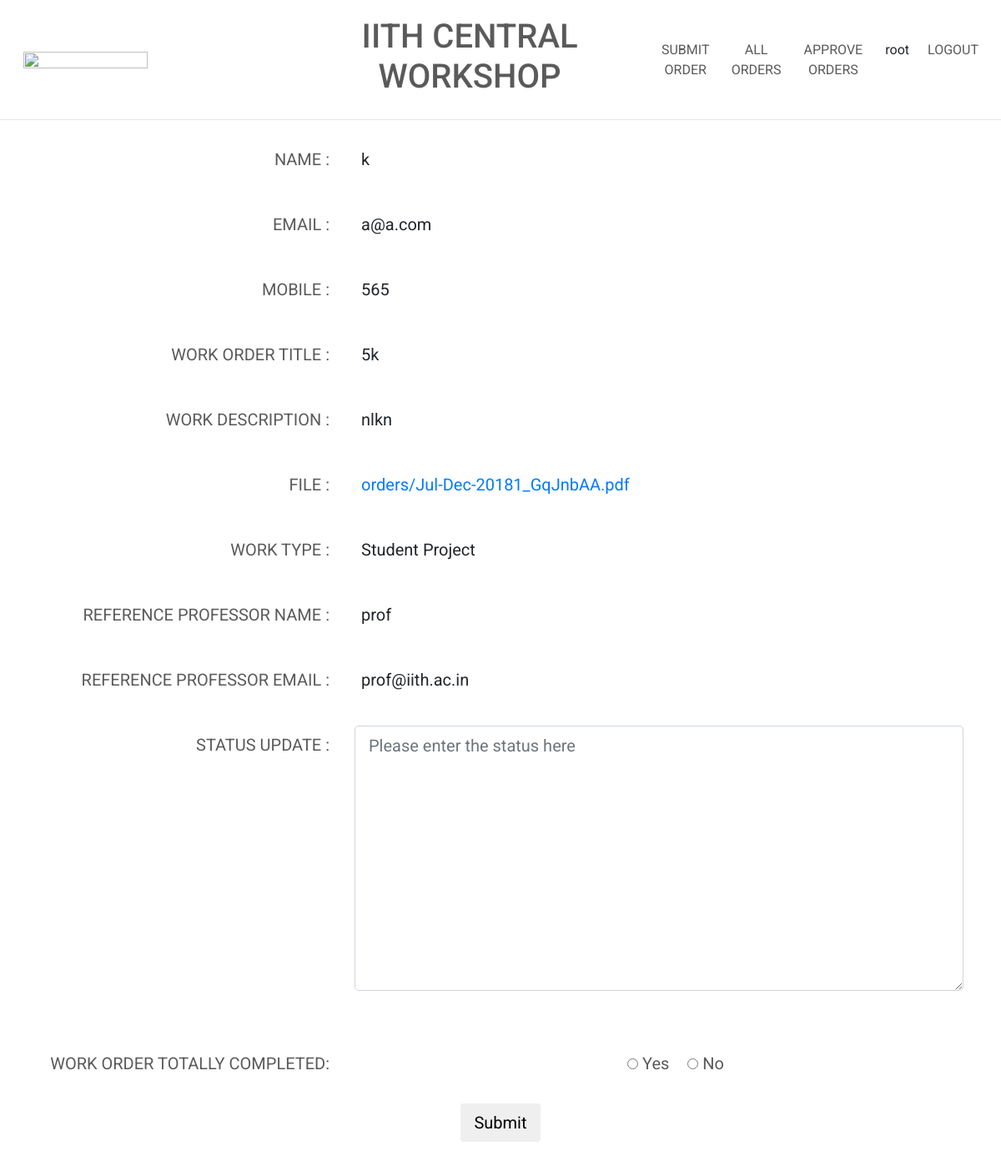
The page /update_status/33/ (signed in) on the database its author committed.
### app/models.py (models this page shows)
class Order(models.Model):
	name = models.TextField(max_length=100,blank=True)
	mail = models.TextField(max_length=100,blank=True)
	mobile = models.BigIntegerField()
	work = models.TextField(max_length=500,blank=True)
	worktype = models.TextField(max_length=20,blank=True)
	title = models.TextField(max_length=100,blank=True)
	file = models.FileField(upload_to='orders/')
	uploaded_at = models.DateTimeField(auto_now_add=True)
	prof_name = models.TextField(max_length=100,blank=True)
	prof_mail = models.TextField(max_length=100,blank=True)
	approval1 = models.CharField(max_length=10, choices=STATUS_CHOICES,default='Pending')
	approval2 = models.CharField(max_length=10, choices=STATUS_CHOICES,default='Pending')
	approval3 = models.CharField(max_length=10, choices=STATUS_CHOICES,default='Pending')
	completed = models.BooleanField(default=False)
	remarks1 = models.TextField(max_length=1000,blank=True)
	remarks2 = models.TextField(max_length=1000,blank=True)
	remarks3 = models.TextField(max_length=1000,blank=True)

### app/views.py (the view)
# urls.py: url(r'^update_status/(?P<order_id>[0-9]+)/$', views.update_status),
def update_status(request,order_id):
	if request.user.is_authenticated:
		order = Order.objects.get(id=order_id)
		if request.method == "POST":
			statusform = StatusForm(request.POST)
			if statusform.is_valid():
				data = statusform.cleaned_data
				status_input = data['status_input']
				completed_input = data['completed_input']
				new_object = Status()
				new_object.order = order_id
				new_object.status_text = status_input
				if completed_input=="Yes":
					order.completed = True
					current_site = get_current_site(request)
					hash_mail = hashlib.md5(order.mail)
					message =  "Hello \r\n\r\n Your Workshop order has been completed.Please use below link to find detials and track your order status. \r\n\r\n" + current_site.domain  + '/details'+'/' + str(order.id) + '/' + hash_mail.hexdigest() + '/' +  "\r\n\r\nThanking You\r\nIITH CWS\r\n"
					mail_subject = 'IITH Workshop Workorder'
					to_email = order.mail
					email = EmailMessage(mail_subject, message, to=[to_email])
					email.send()
				else:
					order.completed = False
					current_site = get_current_site(request)
					hash_mail = hashlib.md5(order.mail)
					message =  "Hello \r\n\r\n There is a update on your Workshop Order.Please use below link to find detials and track your order status. \r\n\r\n" + current_site.domain  + '/details'+'/' + str(order.id) + '/' + hash_mail.hexdigest() + '/' +  "\r\n\r\nThanking You\r\nIITH CWS\r\n"
					mail_subject = 'IITH Workshop Workorder'
					to_email = order.mail
					email = EmailMessage(mail_subject, message, to=[to_email])
					email.send()
				new_object.save()
				order.save()
				return HttpResponseRedirect("/status_list")
			else:
				return render(request,'app/status_form.html',{'statusform':statusform})
		else:
			statusform = StatusForm()
			return render(request,'app/status_form.html',{'statusform':statusform,'order':order})
	else:
		return HttpResponseRedirect("/login")

### app/forms.py
class StatusForm(forms.Form):
	status_input = forms.CharField(required=True,widget = forms.Textarea(attrs=
		{'name':'status_input','id':'status_input','placeholder':"Please enter the status here",'class':'form-control form-control-lg'}))
	completed_input = forms.ChoiceField(choices=CHOICES2, widget=forms.RadioSelect(attrs=
    	{'name':"completed_input",'id':"completed_input",'class':'radio-inline'}))

### templates/app/status_form.html (shortened to what this page needs)
{% load static %}
<link rel="stylesheet" type="text/css" href="{% static 'css/orders.css' %}">
<link rel="stylesheet" type="text/css" href="{% static 'css/form.css' %}">
{% include "base.html" %}
<div class="container" style="text-align: center;margin-top: 2%;margin-bottom: 1%;">
	<div class="form-group row">
	    <label for="name" class="col-sm-4">NAME : </label>
	    <div class="col-sm-8">
	    	<p class="info">{{ order.name }}</p>
	    </div>
    </div>
    <div class="form-group row">
	    <label for="name" class="col-sm-4">EMAIL : </label>
	    <div class="col-sm-8">
	    	<p class="info">{{ order.mail }}</p>
	    </div>
    </div>
    <div class="form-group row">
	    <label for="name" class="col-sm-4">MOBILE : </label>
	    <div class="col-sm-8">
	    	<p class="info">{{ order.mobile }}</p>
	    </div>
    </div>
    <div class="form-group row">
	    <label for="name" class="col-sm-4">WORK ORDER TITLE : </label>
	    <div class="col-sm-8">
	    	<p class="info">{{ order.title }}</p>
	    </div>
    </div>
    <div class="form-group row">
	    <label for="name" class="col-sm-4">WORK DESCRIPTION : </label>
	    <div class="col-sm-8">
	    	<p class="info">{{ order.work }}</p>
	    </div>
    </div>
    <div class="form-group row">
	    <label for="name" class="col-sm-4">FILE : </label>
	    <div class="col-sm-8">
	    	<p class="info"><a href="{{ order.file }}">{{ order.file }}</a></p>
	    </div>
    </div>
    <div class="form-group row">
	    <label for="name" class="col-sm-4">WORK TYPE : </label>
	    <div class="col-sm-8">
	    	<p class="info">{{ order.worktype }}</p>
	    </div>
    </div>
    <div class="form-group row">
	    <label for="name" class="col-sm-4">REFERENCE PROFESSOR NAME : </label>
	    <div class="col-sm-8">
	    	<p class="info">{{ order.prof_name }}</p>
	    </div>
    </div>
    <div class="form-group row">
	    <label for="name" class="col-sm-4">REFERENCE PROFESSOR EMAIL : </label>
	    <div class="col-sm-8">
	    	<p class="info">{{ order.prof_mail }}</p>
	    </div>
    </div>
</div>
<div class="container" style="text-align: center;margin-bottom: 5%;">
	<form action="/update_status/{{ order.id }}/" method="post" enctype="multipart/form-data">
		<div class="form-group row">
			<label for="name" class="col-sm-4">STATUS UPDATE : </label>
		    <div class="col-sm-8">
		    	{{ statusform.status_input }}
		    </div>
	    </div><br><br>
	    <div class="form-group row">
	    	<label for="name" class="col-sm-4">WORK ORDER TOTALLY COMPLETED: </label>
		    <div class="col-sm-8">
		    	{{ statusform.completed_input }}
		    </div>
	    </div>
	    <div class="form-group row">
		    <div class="col-sm-12">
		    	<button type="submit" class="btn btn-lg">Submit</button>
		    </div>
	    </div>
	</form>
</div>
{% include "footer.html" %}

### templates/base.html (shortened to what this page needs)
<html>
<head>
{% load static 	%}
<link rel="stylesheet" type="text/css" href="https://maxcdn.bootstrapcdn.com/bootstrap/4.0.0/css/bootstrap.min.css">
<link rel="stylesheet" type="text/css" href="{% static 'css/styles.css' %}">
</head>
<body>
	<nav class="navbar navbar-expand-lg">
		<a class="navbar-brand" href="iith.ac.in">
			<img src="https://www.iith.ac.in/wp-content/uploads/2018/02/horzlogolong.png" id ="logo" class="d-inline-block align-top" alt="">
		</a>
		<a class="heading" class="navbar-brand" href="/"><h1>IITH CENTRAL WORKSHOP</h1></a>
	  	<div class="collapse navbar-collapse " id="navbarTogglerDemo01">
		    <ul class="navbar-nav mr-auto mt-2 mt-lg-0">
		    	<li class="nav-item active">
		        	<a class="nav-link" href="/form">SUBMIT ORDER<span class="sr-only">(current)</span></a>
		      	</li>
		      	<li class="nav-item active">
			     	<a class="nav-link" href="/orders">ALL ORDERS</a>
			     </li>
			     {% if user.is_authenticated %}
			     <li class="nav-item active">
			     	<a class="nav-link" href="/approve_orders">APPROVE ORDERS</a>
			     </li>
			     <li class="nav-item active">
			     	<a class="nav-link">{{ user.get_username }}</a>
			     </li>
			     {% endif %}
			     <li class="nav-item active">
			     	{% if user.is_authenticated %}
						<a class="nav-link" href="/logout">LOGOUT</a>
					{% else %}
			     		<a class="nav-link" href="/login">LOGIN</a>
			     	{% endif %}
			     </li>
		    </ul>
		</div>
	</nav>
	<hr>

### static/css/form.css (style rules this page uses)
.radio-inline { list-style-type: none; display: inline; }
.radio-inline li { display: inline; }

### static/css/styles.css (style rules this page uses)
body { font-family: 'Roboto', sans-serif; }
hr { margin: 0; }
a { text-decoration: none; transition-duration: 1s; }
.navbar-brand { width:30%; margin-left: 1%; }
.collapse { width:40%; text-align: center; }
#logo { width: 70%; padding: 0; margin: 0; }
.nav-link { text-decoration: none; color: #5a5a5a; transition-duration: 0.5s; border:solid white 2px; outline: none; }
.heading { width: 40%; color: #5a5a5a; font-weight: bold; margin: 1%; text-align: center; }
label { font-size:1.25rem; padding: 0.5rem; text-align: right; color: #5a5a5a; }
.btn { border: solid #ffffff 1px; transition-duration: 0.5s; }
li { margin: 1; }

### templates/app/status_form.html (style rules this page uses)
.info { text-align: left; padding: 0.5rem; font-size: 1.25rem; }

### rows shown on the page
Order: name "k", mail "a@a.com", mobile "565", title "5k", work "nlkn", file "orders/Jul-Dec-20181_GqJnbAA.pdf", worktype "Student Project", prof_name "prof", prof_mail "prof@iith.ac.in"

### other values the page prints
{{ user.get_username }} "root"
